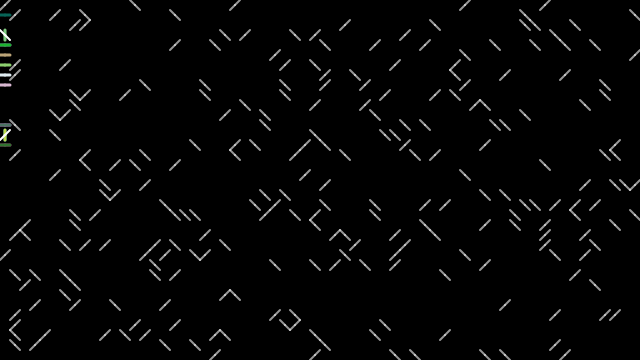
Frame 1 (no input)
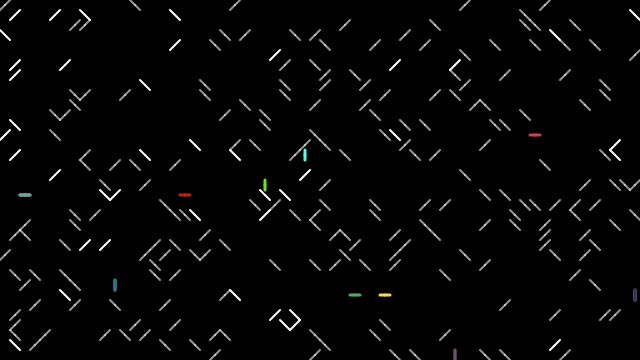
Frame 60 (no input)
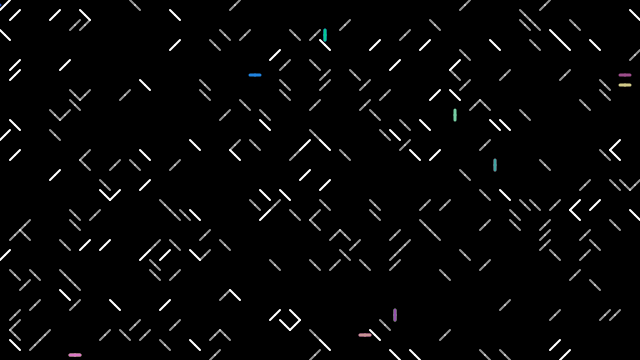
Frame 120 (the mouse pressed at the canvas centre since frame 60)

The p5.js sketch that drew these frames (run headless with seeded random() and noise() and a simulated clock; from frame 60 on, the mouse is pressed at the canvas centre):

// p5.js sketch
// ── sketch.js
let mirs = []
let rays = []
let w = 10
let sld
function setup() {
  createCanvas(640,360);
  let bw = floor(width/w)
  let bh = floor(height/w)
  let side = random(['u','d','l','r'])
  for (let i = 0;i<15;i++)
    rays.push( new Ray(bw,bh,w,side))
  mirs.push(new MIR(floor(bw/2),floor(bh/2),w))
  for (let i = 0;i<bw;i++){
    for(let j = 0;j<bh;j++){
    if (random()<0.1){
        mirs.push(new MIR(i,j,w))
      }
    }
  }
  console.log(mirs.length)
  sld = createSlider(1,30,1,1)
}

function draw() {
  background(0);
  for (let i = 0 ;i<sld.value();i++){
  for (let ray of rays)
  
  ray.move()
  for (let i = 0 ;i<mirs.length;i++){
    for (let ray of rays)
    mirs[i].check(ray)
  }
  for (let ray of rays)
  ray.show()
  for (let i = 0 ;i<mirs.length;i++){
    mirs[i].show()
  }
  let count = 0
  for (let mir of mirs){
    if (mir.touch){
      count++
    }
  }
  if (count == mirs.length){
    noLoop()
  }
  }
  frameRate(60)
}

// ── Mirror.js
class MIR{
    constructor(i,j,w){
        this.ij = createVector(i,j)
        this.pos = createVector((i+1/2)*w,(j+1/2)*w)
        this.w = w
        this.angle = random([PI/4,3*PI/4])
        this.touch = false
    }
    show(){
        push()
        stroke(255,150)
        noFill()
        if(this.touch)
        stroke(255)
        {
            strokeWeight(2)
        }
        rectMode(CENTER)
        // console.log(this.pos.x,this.pos.y,this.w,this.w)
        // rect(this.pos.x,this.pos.y,this.w,this.w)
        line(this.pos.x,this.pos.y,this.pos.x+this.w/2*sqrt(2)*cos(this.angle),this.pos.y+this.w/2*sqrt(2)*sin(this.angle))
        line(this.pos.x,this.pos.y,this.pos.x+this.w/2*sqrt(2)*cos(this.angle+PI),this.pos.y+this.w/2*sqrt(2)*sin(this.angle+PI))
        pop()
    }
    check(ray){
        if (this.ij.x == ray.ij.x  && this.ij.y == ray.ij.y){
            
                let angle = this.angle - ray.dir.heading()
                angle = floor(180 * angle/PI)
                // console.log(angle)
                this.touch = true
                
                if (angle ==-225 || angle == -45 || angle==135 || angle == 315){
                    // console.log(ray.dir.heading())
                    ray.dir.rotate(-PI/2)
                    // console.log(ray.dir.heading())

                    ray.dir.x = round(ray.dir.x)
                    ray.dir.y = round(ray.dir.y)      
                          }
               else  if (angle ==225 || angle == 45 || angle==-135 ||angle == -315){
                    // console.log(ray.dir.heading())

                    ray.dir.rotate(PI/2)
                    // console.log(ray.dir.heading())

                    ray.dir.y = round(ray.dir.y)
                    ray.dir.x = round(ray.dir.x)                }
                else {
                    console.log('Skipped at ' + angle,ray.dir.heading()*180/PI,this.angle*180/PI)
                    noLoop()
                }
                // this.angle +=PI/2
                this.angle%=PI
               
        }
    }
}
// ── Ray.js
class Ray{
    constructor(w,h,ww,side,x,y)
    {
       
        this.w = ww
        this.x = w
        this.y = h
        if (side == 'u'){
            this.dir = createVector(0,1)
            this.ij = createVector(floor(w/2),-1)
        }
        else if (side == 'd'){
            this.dir = createVector(0,-1)
            this.ij = createVector(floor(random(w/2)),h)
        }
        else if (side == 'l'){
            this.dir = createVector(1,0)
            this.ij = createVector(-1,floor(random(h/2)))
        }
        else if (side == 'r'){
            this.dir = createVector(-1,0)
            this.ij = createVector(w,floor(random(h)))
        }
       
    }
    warp(){
        if (this.ij.x>this.x){
            this.ij.x = -1
        }
        else if (this.ij.x<-1){
            this.ij.x = this.x
        }
        if (this.ij.y>this.y){
            this.ij.y = -1
        }
        else if (this.ij.y<-1){
            this.ij.y = this.y
        }
    }
    show(){
        push()
        strokeWeight(3)
        stroke(random(255),random(255),random(255))
        line((this.ij.x+1/2)*this.w,(this.ij.y+1/2)*this.w,(this.ij.x+1/2-this.dir.x/2)*this.w,(this.ij.y+1/2-this.dir.y/2)*this.w)
        line((this.ij.x+1/2)*this.w,(this.ij.y+1/2)*this.w,(this.ij.x+1/2+this.dir.x/2)*this.w,(this.ij.y+1/2+this.dir.y/2)*this.w)
        pop()
    }
    move(){
        this.ij.add(this.dir)
        this.ij.x = floor(this.ij.x)
        this.ij.y = floor(this.ij.y)
        this.warp()
        // console.log(this.dir)
    }
}
